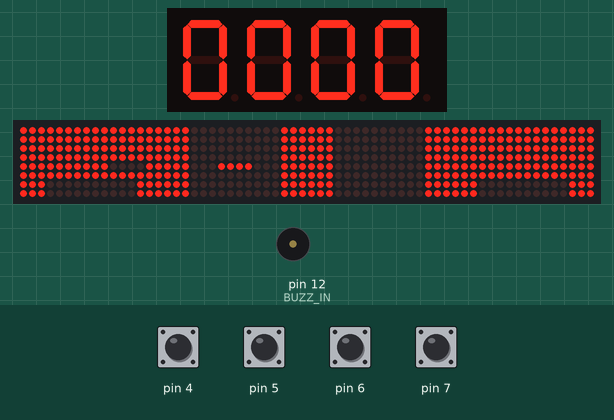
Bench run of a sketch on a simulated Arduino Mega 2560, built with avr-gcc and run on an emulated ATmega2560. Parts: 4-digit seven-segment display, 64×8 LED matrix, buzzer (waves = sounding). Wiring (from diagram.json): 8 × MAX7219 LED driver: data pin 11; clock pin 13; CS pin 10. The test bench sets the inputs (shaded band); at power-on: pin 4–7 LOW. Random numbers use the default seed unless the sketch sets one.

Above: at 1.2 s.
1.3 s: pin 5 driven HIGH
At 2.89 s:
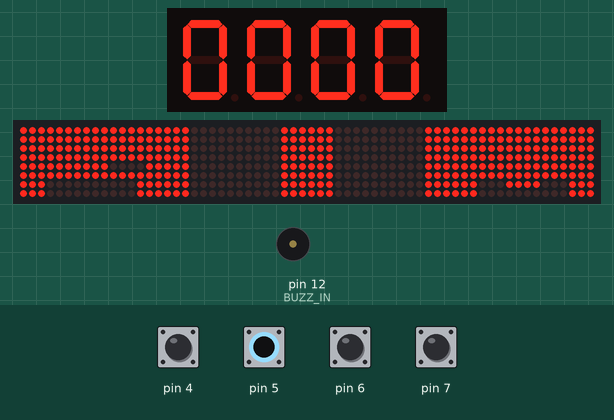
3.2 s: pin 4 driven HIGH
At 3.92 s:
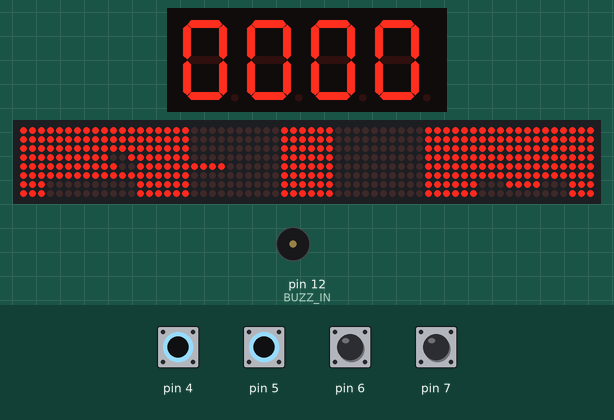
5.1 s: pin 7 driven HIGH
At 5.48 s:
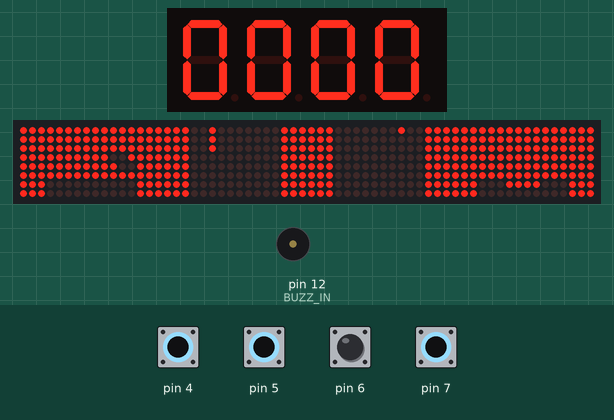
6.8 s: pin 6 driven HIGH
At 8.05 s:
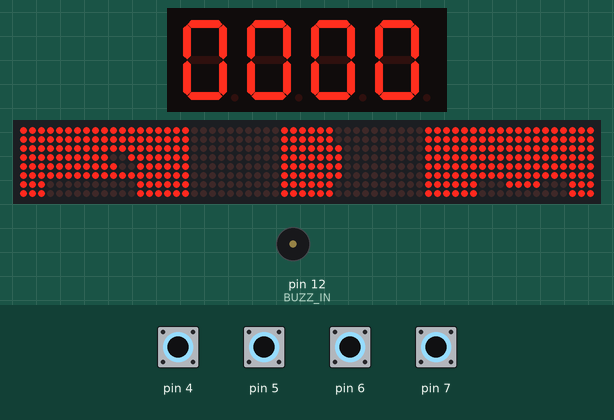
8.5 s: pin 6 driven LOW
At 10.45 s:
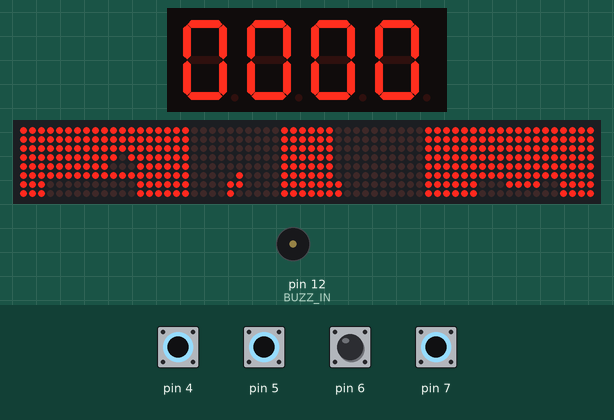
10.8 s: pin 7 driven LOW
At 11.66 s:
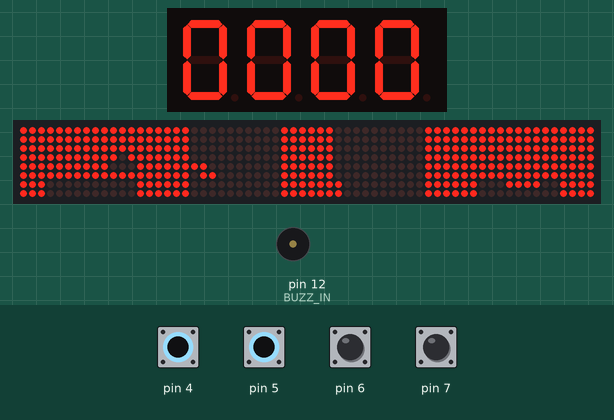
Timing chart, 0 to 15.5 s (numbered marks = the images above; inputs shaded):
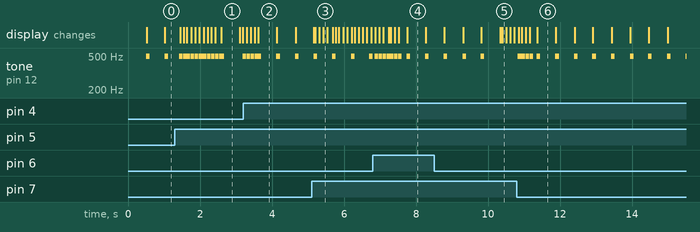

Measured:
- by itself, tone on pin 12 (BUZZ_IN): plays 494 Hz for 0.20 s, 494 Hz for 0.10 s, 494 Hz for 0.10 s, 494 Hz for 0.10 s, 494 Hz for 0.10 s, 494 Hz for 0.10 s … (12 notes in this stretch)
- what the display in image 1 shows lasts 0.5 s, from 2.6 s to 3.1 s

The sketch:

singing.ino
```cpp
// ============================================================
// NOTES (Hz)
// ============================================================
#define BUZZ_IN 12

#define si  247
// treble clef, C4 octave (note names in solfège)
#define Do  262
#define Do_diez 277
#define Re  294
#define Re_diez 311
#define Mi  330
#define Fa  349
#define Fa_diez 370
#define Sol  392
#define Sol_diez 415
#define La  440
#define La_diez 466
#define Si  494


/*int note[]={
  si, 8, Mi, 12, Fa_diez, 4, Sol, 8, La, 8,
  Si, 8, Mi, 8, Mi, 8, DO, 12, Si, 4, La, 8, La, 8,
  RE, 12, DO, 4, Si, 8, Si, 8,
  MI, 12, RE, 4, DO, 4, Si,4, La, 8,
  Si, 8, Sol, 16, La, 8, Si, 12, La, 4, Sol, 8, Fa_diez, 8,
  Mi, 12, Fa_diez, 4, Sol, 8, La, 8, Si, 8, La, 4, Sol, 4, Fa_diez, 8, Sol, 8, Mi, 24
};*/

// ============================================================
// SOUNDS (note, duration in 100 ms units)
// ============================================================
int move_sound[]= {
  Si, 1
};

int lose_sound[]= {
  Re, 4, Do, 8, si, 8
};

void play_move_sound(){
  tone(BUZZ_IN, move_sound[0],100*move_sound[1]);
  // no tone?
}

bool notePlaying= false;
short int i= 0, last_delay= 0;
long long int curr_note_time=0;
long long int prev_note_time=0;
void play_lose_sound(){
  curr_note_time= millis();
  if(prev_note_time == 0)
    prev_note_time= curr_note_time;

  if(prev_note_time + last_delay > curr_note_time){
    if(!notePlaying)  noTone(BUZZ_IN);
    return;
  }

  if(i == -1){
    noTone(BUZZ_IN);
    return;
  }

  if(notePlaying){
    last_delay= 75* lose_sound[i*2+1];
    notePlaying= false;
    return;
  }
  //else
  notePlaying= true;
  tone(BUZZ_IN, lose_sound[i*2]);
  last_delay= 100* lose_sound[i*2+1];
  i++;
  if(i > sizeof(lose_sound) / sizeof(lose_sound[0] / 2)) i= -1;
}
```

Source omitted: sketch.ino (16814 bytes)
